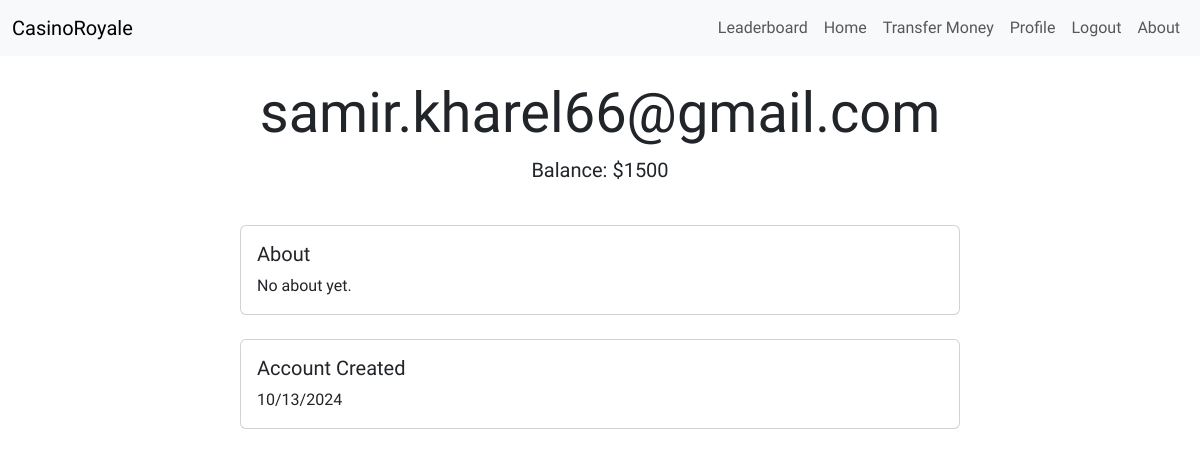
Page /profile/2 (signed in) on the committed database.
### app/main.py (models this page shows, shortened)
class User(db.Model, UserMixin):
     id = db.Column(db.Integer, primary_key=True)
     username = db.Column(db.String, unique=True, nullable=False)
     password = db.Column(db.String, nullable=False)
     balance = db.Column(db.Integer, default=1500)
     about = db.Column(db.String(150))
     account_created = db.Column(db.String)

### app/main.py (the view)
@app.route('/profile/<int:user_id>', methods=['POST', 'GET'])
def profile(user_id):
    user = User.query.get_or_404(user_id)
    return render_template('profile.html', user=user)

### app/main.py (called while the page is built)
@login_manager.user_loader
def load_user(user_id):
    return User.query.get(int(user_id))

### app/templates/profile.html (shortened to what this page needs)
{% extends 'base.html' %}  {% block content %}
<div class="container mt-4">
  <div class="row mb-4">
    <div class="col text-center">
      <h1 class="display-4">{{ user.username }}</h1>
      <p class="lead">Balance: ${{ user.balance }}</p>
    </div>
  </div>
  <div class="row mb-4">
    <div class="col-md-8 mx-auto">
      <div class="card">
        <div class="card-body">
          <h5 class="card-title">About</h5>
          <p class="card-text">{{ user.about }}</p>
        </div>
      </div>
    </div>
  </div>
  <div class="row">
    <div class="col-md-8 mx-auto">
      <div class="card">
        <div class="card-body">
          <h5 class="card-title">Account Created</h5>
          <p class="card-text">{{ user.account_created}}</p>
        </div>
      </div>
    </div>
  </div>
</div>
{% endblock %}

### app/templates/base.html (style rules this page uses)
body { font-family: "Protect Guerillia", sans-serif; }

### rows in the picture
User: username "samir.kharel66@gmail.com", balance "1500", about "No about yet.", account_created "10/13/2024"
